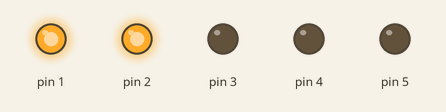
Bench run of a sketch on a simulated Arduino Uno, built with avr-gcc and run on an emulated ATmega328P. On the bench: output pins drawn as LEDs (lit = HIGH).

Above: at 0.09 s.
At 0.39 s:
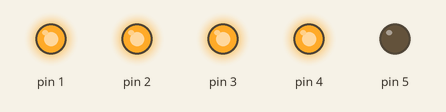
At 0.8 s:
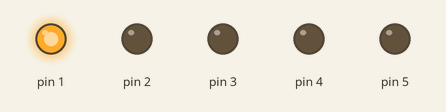
At 1.55 s:
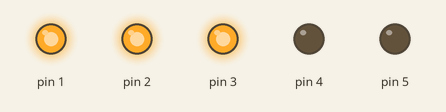
At 2.5 s:
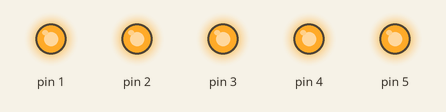
Timing chart, 0 to 3.0 s (numbered marks = the images above):
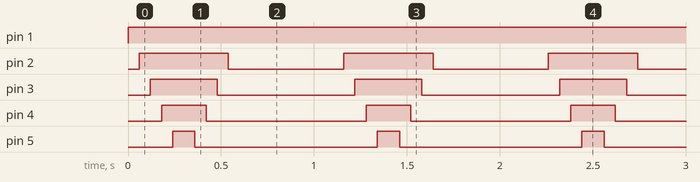

The sketch:

sketch_feb12a.ino
```cpp
byte i;
byte LedMax=6;
byte LedMin=1;

void setup() {for (i=LedMin;i<LedMax;i++){
  pinMode (i,OUTPUT);
 }
}
void loop() {for (i=LedMin;i<LedMax;i++){
  digitalWrite ( i,HIGH);
  delay (60);
 }

for  (i=LedMax;i>LedMin;i--){
  digitalWrite (i,LOW);
  delay (60);
}
delay (500);
}
```

Measured:
- by itself, pin 1: LOW → HIGH at 0.00 s
- by itself, pin 2: alternates HIGH for 0.48 s and LOW for 0.62 s
- by itself, pin 3: alternates HIGH for 0.36 s and LOW for 0.74 s
- by itself, pin 4: alternates HIGH for 0.24 s and LOW for 0.86 s
- by itself, pin 5: alternates HIGH for 0.12 s and LOW for 0.98 s
